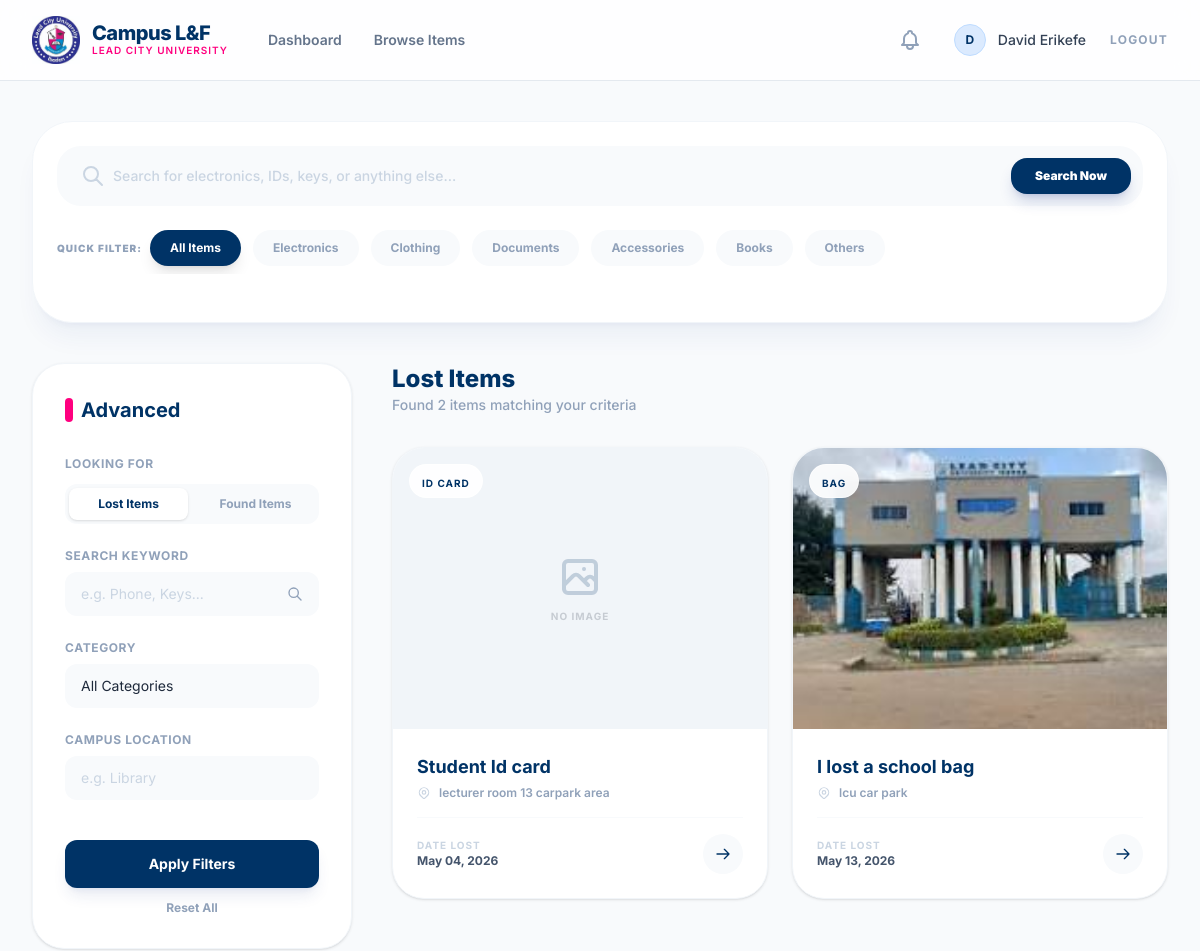
/browse/ (signed in, upper part), run on an earlier commit of the app's database.
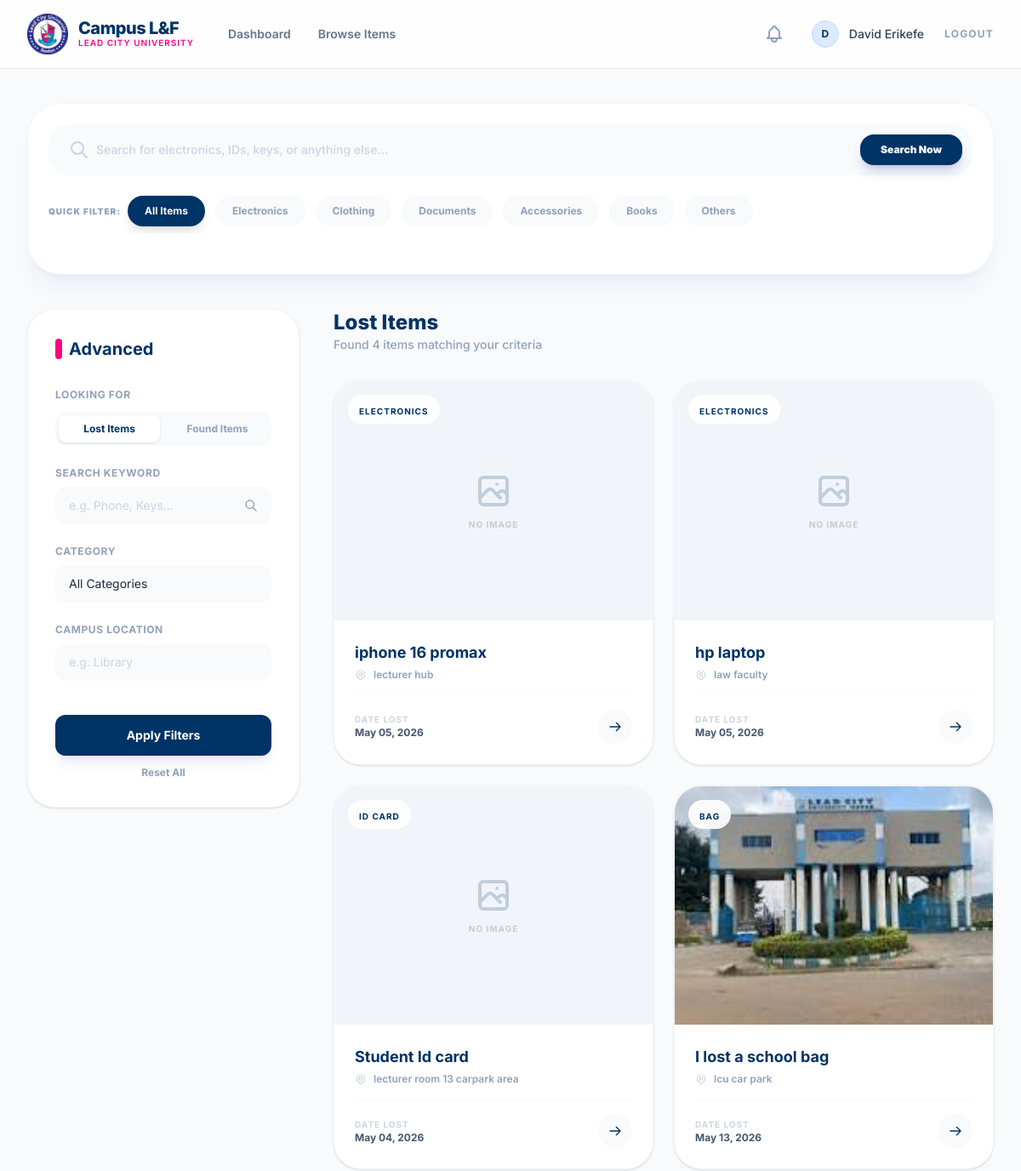
And on a later commit of the database.
### core/models.py (models this page shows, shortened)
class LostItem(models.Model):
    CATEGORY_CHOICES = (
        ('Electronics', 'Electronics (Phones, Laptops, etc.)'),
        ('Documents', 'Documents (ID Cards, Notes, etc.)'),
        ('Accessories', 'Accessories (Keys, Wallets, Bags)'),
        ('Clothing', 'Clothing & Apparel'),
        ('Books', 'Books & Stationery'),
        ('Others', 'Others'),
    )
    user = models.ForeignKey(User, on_delete=models.CASCADE, related_name='lost_items')
    item_name = models.CharField(max_length=200)
    description = models.TextField()
    category = models.CharField(max_length=100, choices=CATEGORY_CHOICES)
    location = models.CharField(max_length=200)
    date_lost = models.DateField()
    image = models.ImageField(upload_to='lost_items/', blank=True, null=True)
    created_at = models.DateTimeField(auto_now_add=True)

### core/views.py (the view, shortened to what this page needs)
# urls.py: path('browse/', views.browse, name='browse'),
@login_required
def browse(request):
    item_type = request.GET.get('type', 'lost') # default to 'lost'
    query = request.GET.get('q', '')
    category = request.GET.get('category', '')
    location = request.GET.get('location', '')
    date_from = request.GET.get('date_from', '')
    date_to = request.GET.get('date_to', '')
    if item_type == 'found':
        items = FoundItem.objects.filter(status='unclaimed')
    else:
        items = LostItem.objects.all()
    if query:
        items = items.filter(Q(item_name__icontains=query) | Q(description__icontains=query))
    if category:
        items = items.filter(category__icontains=category)
    if location:
        items = items.filter(location__icontains=location)
    items = items.order_by('-created_at')
    context = {
        'items': items,
        'item_type': item_type,
        'query': query,
        'category': category,
        'location': location,
        'date_from': date_from,
        'date_to': date_to,
    }
    return render(request, 'core/browse.html', context)

### core/context_processors.py (called while the page is built)
def notification_context(request):
    if request.user.is_authenticated:
        return {
            'unread_notifications_count': Notification.objects.filter(user=request.user, is_read=False).count()
        }
    return {'unread_notifications_count': 0}

### core/templates/core/browse.html (shortened to what the changed rows need)
{% extends 'core/base.html' %}
{% block content %}
<div class="max-w-7xl mx-auto px-4 sm:px-6 lg:px-8 py-10">
    <div class="flex flex-col lg:flex-row gap-10">
        <main class="flex-1">
            <div class="flex items-center justify-between mb-8">
                <div>
                    <h2 class="text-2xl font-extrabold text-[#003366]">
                        {{ item_type|title }} Items
                    </h2>
                    <p class="text-sm text-slate-400 font-medium">Found {{ items|length }} items matching your criteria</p>
                </div>
            </div>
            {% if items %}
                <div class="grid grid-cols-1 sm:grid-cols-2 xl:grid-cols-3 gap-6">
                    {% for item in items %}
                        <div class="group bg-white rounded-[2rem] shadow-sm border border-slate-100 overflow-hidden flex flex-col hover:shadow-2xl hover:shadow-blue-900/5 hover:-translate-y-1 transition-all duration-300">
                            <div class="aspect-[4/3] bg-slate-100 relative overflow-hidden">
                                {% if item.image %}
                                    <img src="{{ item.image.url }}" alt="{{ item.item_name }}" class="object-cover w-full h-full transform group-hover:scale-105 transition-transform duration-500">
                                {% else %}
                                    <div class="w-full h-full flex flex-col items-center justify-center space-y-2 opacity-20">
                                        <span class="text-[10px] font-bold uppercase tracking-widest">No Image</span>
                                    </div>
                                {% endif %}
                                <div class="absolute top-4 left-4 bg-white/90 backdrop-blur px-3 py-1 rounded-full border border-white/50">
                                    <span class="text-[10px] font-bold uppercase tracking-widest text-[#003366]">{{ item.category }}</span>
                                </div>
                            </div>
                            <div class="p-6 flex-1 flex flex-col">
                                <div class="mb-4">
                                    <h3 class="text-lg font-bold text-[#003366] group-hover:text-[#FF007F] transition-colors line-clamp-1">
                                        {{ item.item_name }}
                                    </h3>
                                    <div class="flex items-center space-x-2 mt-1">
                                        <span class="text-xs font-semibold text-slate-400">{{ item.location }}</span>
                                    </div>
                                </div>
                                <div class="mt-auto flex items-center justify-between pt-4 border-t border-slate-50">
                                    <div class="flex flex-col">
                                        <span class="text-[10px] font-bold uppercase tracking-widest text-slate-300">
                                            {% if item_type == 'found' %}Date Found{% else %}Date Lost{% endif %}
                                        </span>
                                        <span class="text-xs font-bold text-slate-600">
                                            {% if item_type == 'found' %}{{ item.date_found|date:"M d, Y" }}{% else %}{{ item.date_lost|date:"M d, Y" }}{% endif %}
                                        </span>
                                    </div>
                                    <a href="{% url 'item_detail' item_type=item_type item_id=item.id %}" class="w-10 h-10 bg-slate-50 hover:bg-[#003366] rounded-full flex items-center justify-center transition-all group/btn">
                                        <svg class="w-4 h-4 text-[#003366] group-hover/btn:text-white transition-colors" fill="none" stroke="currentColor" viewBox="0 0 24 24"><path stroke-linecap="round" stroke-linejoin="round" stroke-width="2" d="M14 5l7 7m0 0l-7 7m7-7H3"/></svg>
                                    </a>
                                </div>
                            </div>
                        </div>
                    {% endfor %}
                </div>
            {% endif %}
        </main>
    </div>
</div>
{% endblock %}

What changed in the data, as far as the page shows it:
added LostItem: image "NO IMAGE", category "ELECTRONICS", item_name "iphone 16 promax", location "lecturer hub", date_lost "May 05, 2026"
added LostItem: image "NO IMAGE", category "ELECTRONICS", item_name "hp laptop", location "law faculty", date_lost "May 05, 2026"
Also different on the page:
{{ items|length }}: "2" → "4"
